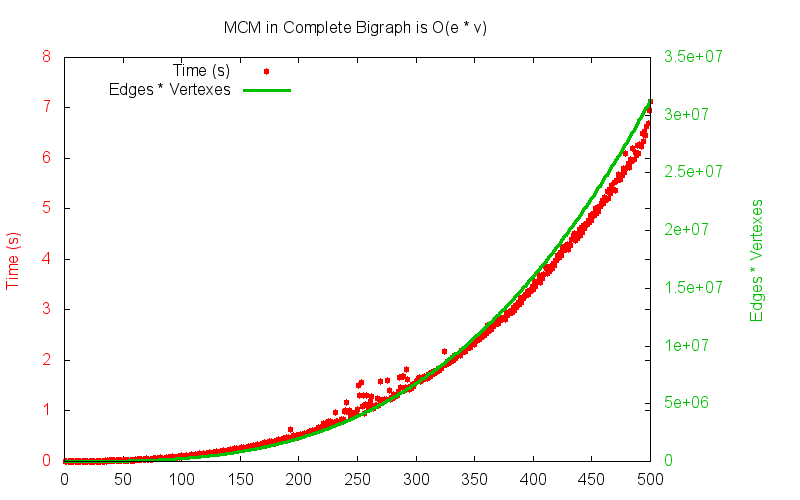

gnuplot code for this plot:
set title "MCM in Complete Bigraph is O(e * v)"
set key left
set term png size 800, 500
set output "/Users/jared/git/jaredbeck/graph_matching/benchmark/mcm_bipartite/complete_bigraphs/plot.gnuplot"

set linetype 1 pointtype 7
set linetype 2 linewidth 3

set xlabel 'Number of Vertexes' tc lt 1
set ytics autofreq tc lt 1
set ylabel 'Time (s)' tc lt 1
set y2tics autofreq tc lt 2
set y2label 'Edges * Vertexes' tc lt 2

plot "/Users/jared/git/jaredbeck/graph_matching/benchmark/mcm_bipartite/complete_bigraphs/plot_data.txt" \
using 1:2 title "Time (s)" lt 1 axes x1y1, \
"" using 1:3 title "Edges * Vertexes" with lines lt 2 axes x1y2
